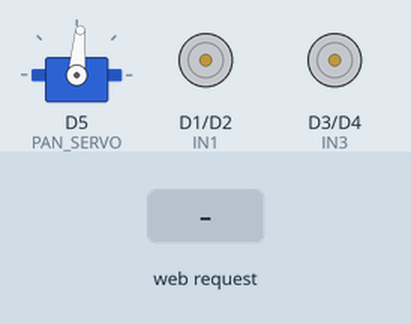
The sketch below on a simulated ESP8266 (NodeMCU). Parts: servo, motor-driver pin pairs drawn as motors (green arrow = first pin HIGH = forward, orange = second pin HIGH = backward, longer = more drive, scaled by the enable pin). The test bench sets the inputs (shaded band).

Above: at 1.2 s.
1.3 s: HTTP request GET /F received
At 2.1 s:
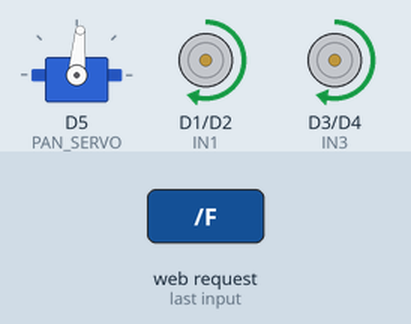
2.8 s: HTTP request GET /B received
At 3.2 s:
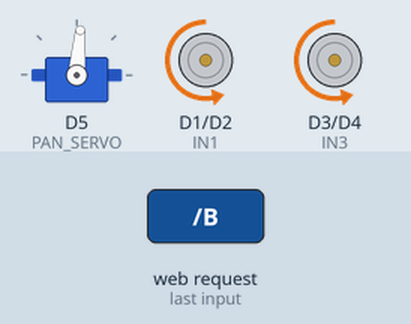
4.3 s: HTTP request GET /L received
At 5.5 s:
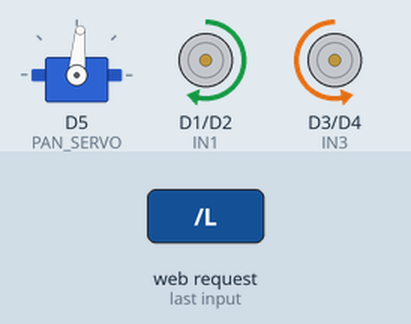
5.8 s: HTTP request GET /R received
At 6.7 s:
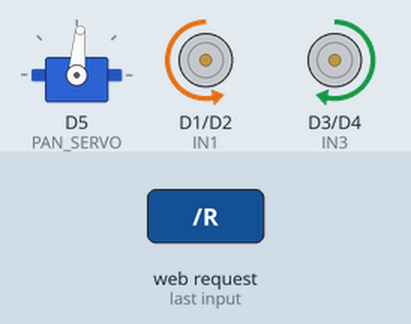
7.3 s: HTTP request GET /S received
At 7.9 s:
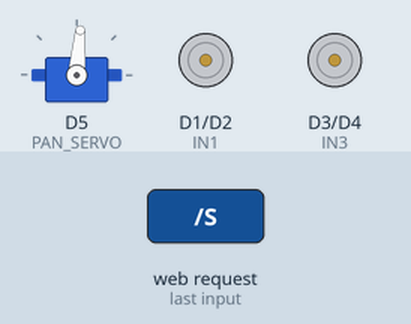
8.8 s: HTTP request GET /F?val=1 received
At 10.2 s:
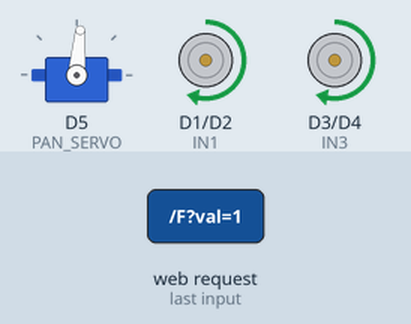
Timing chart, 0 to 11.3 s (numbered marks = the images above; inputs shaded):
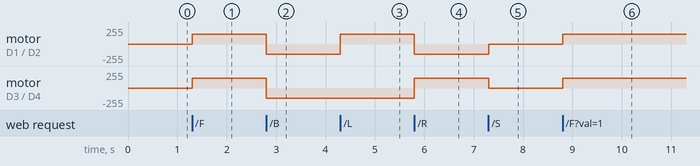

Measured:
- after the input at 1.3 s, motor on D1 (IN1) / D2 (IN2), motor on D3 (IN3) / D4 (IN4): stopped → forward 150/255 at once
- after the input at 2.8 s, motor on D1 (IN1) / D2 (IN2), motor on D3 (IN3) / D4 (IN4): forward 150/255 → backward 150/255 at once
- after the input at 4.3 s, motor on D1 (IN1) / D2 (IN2): backward 150/255 → forward 150/255 at once
- after the input at 5.8 s, motor on D1 (IN1) / D2 (IN2): forward 150/255 → backward 150/255 at once; motor on D3 (IN3) / D4 (IN4): backward 150/255 → forward 150/255 at once
- after the input at 7.3 s, motor on D1 (IN1) / D2 (IN2): backward 150/255 → stopped at once; motor on D3 (IN3) / D4 (IN4): forward 150/255 → stopped at once
- after the input at 8.8 s, motor on D1 (IN1) / D2 (IN2), motor on D3 (IN3) / D4 (IN4): stopped → forward 150/255 at once

The sketch:

Manual_Mode_Full_Code.ino
```cpp
#include <ESP8266WiFi.h>
#include <ESP8266WebServer.h>
#include <Servo.h>

ESP8266WebServer server(80);

// ================= WIFI AP =================
const char* ssid = "ESP8266_CAR";
const char* password = "12345678";

// ================= MOTOR PINS ==============
#define IN1 D1
#define IN2 D2
#define IN3 D3
#define IN4 D4
#define ENA D7
#define ENB D8

// ================= SERVO ===================
#define PAN_SERVO D5

#define PAN_MIN     15
#define PAN_MAX     155
#define PAN_CENTER  85

Servo panServo;

// ================= SERVO SMOOTH ============
int panCurrent = PAN_CENTER;
int panTarget  = PAN_CENTER;
unsigned long lastMove = 0;
const int servoDelay = 5;

// ================= SPEED ===================
#define SPEED_MIN 70
#define SPEED_MAX 255
int speedValue = 150;

// ================= MOTOR ===================
void applySpeed() {
  analogWrite(ENA, speedValue);
  analogWrite(ENB, speedValue);
}

void stopMotors() {
  digitalWrite(IN1, LOW); digitalWrite(IN2, LOW);
  digitalWrite(IN3, LOW); digitalWrite(IN4, LOW);
}

void forward() {
  applySpeed();
  digitalWrite(IN1, HIGH); digitalWrite(IN2, LOW);
  digitalWrite(IN3, HIGH); digitalWrite(IN4, LOW);
}

void reverse() {
  applySpeed();
  digitalWrite(IN1, LOW); digitalWrite(IN2, HIGH);
  digitalWrite(IN3, LOW); digitalWrite(IN4, HIGH);
}

void left() {
  applySpeed();
  digitalWrite(IN1, HIGH); digitalWrite(IN2, LOW);
  digitalWrite(IN3, LOW);  digitalWrite(IN4, HIGH);
}

void right() {
  applySpeed();
  digitalWrite(IN1, LOW);  digitalWrite(IN2, HIGH);
  digitalWrite(IN3, HIGH); digitalWrite(IN4, LOW);
}

// ================= WEB PAGE ================
String htmlPage() {
  return R"rawliteral(
<!DOCTYPE html>
<html>
<head>
<meta name="viewport" content="width=device-width, initial-scale=1">

<style>
body{
  background:#111;color:white;
  text-align:center;font-family:Arial;margin:0
}

.modeBar{
  display:flex;
  padding:10px;
  background:#000;
}

.modeBtn{
  flex:1;
  margin:5px;
  height:50px;
  font-size:18px;
  border-radius:12px;
  border:none;
  background:#34495e;
  color:white;
}

.modeBtn.active{background:#1abc9c}

iframe{
  width:100%;
  aspect-ratio:4/3;
  border-radius:12px;
  border:2px solid #1abc9c
}

.slider{width:90%}

button{
  width:120px;height:70px;margin:8px;
  font-size:18px;border-radius:15px;
  border:none;background:#1abc9c
}

.stop{background:#e74c3c}
.hidden{display:none}
</style>

<script>
const PAN_CENTER = 85;

function send(cmd){ fetch("/" + cmd); }
function pan(v){ fetch("/pan?val=" + v); }
function speed(v){ fetch("/speed?val=" + v); }

function panCenter(){
  document.getElementById("pan").value = PAN_CENTER;
  pan(PAN_CENTER);
}

function showMode(mode){
  ["manual","auto","park"].forEach(m=>{
    document.getElementById(m).classList.add("hidden");
    document.getElementById("btn"+m.charAt(0).toUpperCase()+m.slice(1)).classList.remove("active");
  });
  document.getElementById(mode).classList.remove("hidden");
  document.getElementById("btn"+mode.charAt(0).toUpperCase()+mode.slice(1)).classList.add("active");
}
</script>
</head>

<body onload="showMode('manual')">

<!-- MODE BUTTONS -->
<div class="modeBar">
  <button id="btnAuto" class="modeBtn" onclick="showMode('auto')">AUTO</button>
  <button id="btnManual" class="modeBtn" onclick="showMode('manual')">MANUAL</button>
  <button id="btnPark" class="modeBtn" onclick="showMode('park')">PARK</button>
</div>

<!-- AUTO MODE (CAMERA ONLY) -->
<div id="auto" class="hidden">
  <iframe src="http://192.168.4.2/stream"></iframe>
</div>

<!-- PARK MODE (CAMERA ONLY) -->
<div id="park" class="hidden">
  <iframe src="http://192.168.4.2/stream"></iframe>
</div>

<!-- MANUAL MODE (FULL CONTROL) -->
<div id="manual">


<iframe src="http://192.168.4.2/stream"></iframe>

<h3>PAN CAMERA</h3>
<input id="pan" class="slider" type="range"
min="15" max="155" value="85"
oninput="pan(this.value)"
onmouseup="panCenter()" ontouchend="panCenter()">

<h3>SPEED</h3>
<input class="slider" type="range"
min="70" max="255" value="150"
oninput="speed(this.value)">

<hr>

<button ontouchstart="send('F')" ontouchend="send('S')">FORWARD</button><br>
<button ontouchstart="send('L')" ontouchend="send('S')">LEFT</button>
<button ontouchstart="send('R')" ontouchend="send('S')">RIGHT</button><br>
<button ontouchstart="send('B')" ontouchend="send('S')">REVERSE</button><br>
<button class="stop" onclick="send('S')">STOP</button>

</div>

</body>
</html>
)rawliteral";
}

// ================= SETUP ===================
void setup() {
  analogWriteRange(255);
  analogWriteFreq(1000);

  pinMode(IN1, OUTPUT); pinMode(IN2, OUTPUT);
  pinMode(IN3, OUTPUT); pinMode(IN4, OUTPUT);
  pinMode(ENA, OUTPUT); pinMode(ENB, OUTPUT);

  panServo.attach(PAN_SERVO);
  panServo.write(PAN_CENTER);

  WiFi.softAP(ssid, password);

  server.on("/", [](){ server.send(200,"text/html",htmlPage()); });

  server.on("/F", [](){ forward(); server.send(200,"text/plain","F"); });
  server.on("/B", [](){ reverse(); server.send(200,"text/plain","B"); });
  server.on("/L", [](){ left(); server.send(200,"text/plain","L"); });
  server.on("/R", [](){ right(); server.send(200,"text/plain","R"); });
  server.on("/S", [](){ stopMotors(); server.send(200,"text/plain","S"); });

  server.on("/pan", [](){
    if(server.hasArg("val")){
      int v = constrain(server.arg("val").toInt(), PAN_MIN, PAN_MAX);
      panTarget = PAN_MAX - (v - PAN_MIN);
    }
    server.send(200,"text/plain","PAN");
  });

  server.on("/speed", [](){
    if(server.hasArg("val")){
      speedValue = constrain(server.arg("val").toInt(), SPEED_MIN, SPEED_MAX);
      applySpeed();
    }
    server.send(200,"text/plain","SPD");
  });

  server.begin();
}

// ================= LOOP ====================
void loop() {
  server.handleClient();

  if(millis() - lastMove > servoDelay){
    lastMove = millis();
    if(panCurrent < panTarget) panCurrent++;
    else if(panCurrent > panTarget) panCurrent--;
    panServo.write(panCurrent);
  }
}
```
